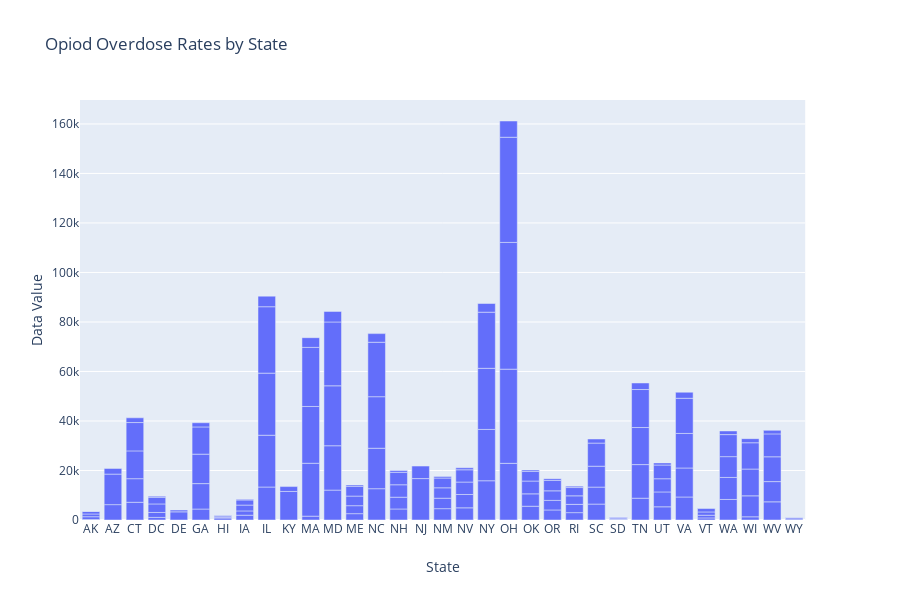

The notebook cell this image was saved under:
### Code cell
fig = px.bar(df, x="State", y= "Data Value", title="Opiod Overdose Rates by State")
fig.show()

### Figure 1 — Plotly figure (JSON) as saved in the notebook; plotly's stock layout.template omitted (floating-point values rounded to 4 significant figures; data arrays with more than 128 entries replaced by an {"elided": "..."} marker saying what was removed)
{"data": [{"alignmentgroup": "True", "hoverlabel": {"namelength": 0}, "hovertemplate": "State=%{x}<br>Data Value=%{y}", "legendgroup": "", "marker": {"color": "#636efa"}, "name": "", "offsetgroup": "", "orientation": "v", "showlegend": false, "textposition": "auto", "type": "bar", "x": {"elided": "151 str values"}, "xaxis": "x", "y": {"elided": "151 int values"}, "yaxis": "y"}], "layout": {"barmode": "relative", "height": 600, "legend": {"tracegroupgap": 0}, "title": {"text": "Opiod Overdose Rates by State"}, "xaxis": {"anchor": "y", "domain": [0, 0.98], "title": {"text": "State"}}, "yaxis": {"anchor": "x", "domain": [0, 1], "title": {"text": "Data Value"}}}}
